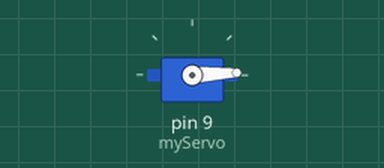
Bench run of a sketch on a simulated Arduino Uno, built with avr-gcc and run on an emulated ATmega328P. On the bench: servo.

Above: at 0.05 s.
At 0.9 s:
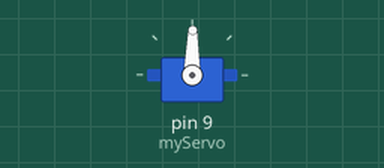
At 1.75 s:
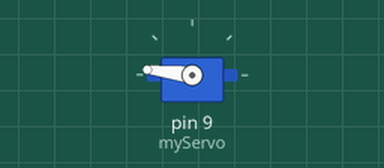
At 3.45 s:
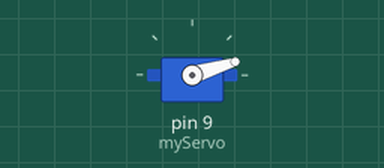
Timing chart, 0 to 8.3 s (numbered marks = the images above):
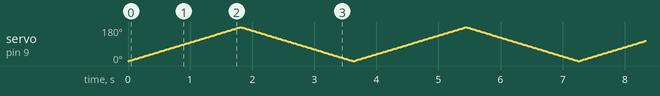

The sketch:

swanky_rottis_densor1.ino
```cpp
#include <Servo.h>

Servo myServo;

void setup()
{
  myServo.attach(9);
}

void loop()
{
  //myServo.write(0);
  //delay(1000);
  //myServo.write(179);
  //delay(1000);

  for (int i = 0; i < 180; i++)
  {
    myServo.write(i);
    delay(10);
  }

  for (int i = 179; i >= 0; i--)
  {
    myServo.write(i);
    delay(10);
  }
}
```
